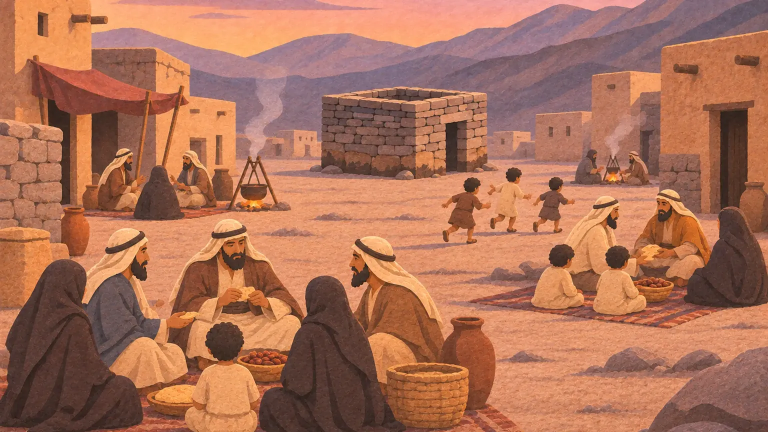
#> input picture content/gorseller/b01-d-huzur.webp, 1536 x 864 px, given in place of tr-ana.png, which was not available (shown at 1/2 size)
$ python app_store_gorselleri.py
#> lines starting #> are read from the running program, lines starting #| are printed output that depends on the picture
#> in main, ham is the input picture: PIL image 1536x864 RGB; mean R, G, B 171.9, 113.1, 88
### tools/magaza_gorselleri.py
"""Play Store görsellerini üretir: başlıklı ekran görüntüleri ve öne çıkan grafik.

Girdi: emülatörden alınmış ham ekran görüntüleri
(`magaza/ekran-goruntuleri/ham/`, 1080×2400 dikey ya da 2400×1080 yatay).
Çıktı:
  magaza/ekran-goruntuleri/tr|en/NN-ad.png   1080×1920 (dikey) ya da 1920×1080 (yatay)
  magaza/one-cikan-grafik.png, magaza/one-cikan-grafik-en.png   1024×500

Kullanım (depo kökünden):
  .venv\\Scripts\\python.exe -I tools/magaza_gorselleri.py
"""
import sys
from pathlib import Path

from PIL import Image, ImageDraw, ImageFilter, ImageFont

sys.path.insert(0, str(Path(__file__).resolve().parent))
import kart_kapagi  # noqa: E402

KOK = Path(__file__).resolve().parent.parent
HAM = KOK / "magaza" / "ekran-goruntuleri" / "ham"
CIKTI = KOK / "magaza" / "ekran-goruntuleri"
FONT = Path("C:/Windows/Fonts")

KAGIT = (230, 211, 168)
KAGIT_ACIK = (243, 232, 207)
KAGIT_KOYU = (213, 190, 142)
MUREKKEP = (59, 39, 22)
MUREKKEP_SOLUK = (110, 82, 54)
KINA = (156, 59, 34)
ALTIN = (194, 145, 63)
GECE = (22, 26, 42)


def yazi(boy: int, tur: str = "kalin") -> ImageFont.FreeTypeFont:
    dosya = {"kalin": "georgiab.ttf", "egik": "georgiai.ttf", "duz": "georgia.ttf"}[tur]
    return ImageFont.truetype(str(FONT / dosya), boy)


# (dosya adı, ham görüntü, başlık, alt satır)
SIRALAR = {
    "tr": [
        ("01-bolumler", "tr-ana", "Siyer, bölüm bölüm", "Peygamberlik öncesi dönem: 10 bölüm, 135 sahne"),
        ("02-sahne-fil", "tr-oynatici-fil", "Canlanan sahneler, anlatıcı sesi", "Fil Vakası"),
        ("03-sahne-hira", "tr-oynatici-hira-magara", "Hira'nın eşiğinde", "Yaklaşık 42 dakikalık anlatım, Türkçe ve İngilizce altyazı"),
        ("04-donem", "tr-donem", "Peygamberlik dönemi yolda", "Yeni bölümler hazırlanıyor"),
        ("05-kaynaklar", "tr-bolum-sonu", "Her bilginin kaynağı açık", "Bölüm sonunda eser ve sayfasıyla kaynak listesi"),
        ("06-harita", "tr-harita", "Mekke'den Şam'a harita", "Sahne yer değiştirince harita yolu gösterir"),
        ("07-zaman", "tr-zaman", "Olaylar yıl yıl", "Zaman çizelgesi, her olay kaynağıyla"),
        ("08-sahislar", "tr-sahis-abdulmuttalib", "50 şahıs, kaynaklarıyla", "İzledikçe açılan şahıslar sözlüğü"),
    ],
    "en": [
        ("01-episodes", "en-ana", "The Prophet's life, episode by episode", "Before prophethood: 10 episodes, 135 scenes"),
        ("02-scene-elephant", "en-oynatici-fil", "Animated scenes, narrated", "The Year of the Elephant · English subtitles"),
        ("03-scene-birds", "en-oynatici-kuslar", "Told as the sources tell it", "Every sentence is linked to a source"),
        ("04-scene-market", "en-oynatici-pazar", "Mecca before Islam", "About 42 minutes of narration"),
        ("05-prophethood", "en-donem", "The Prophethood is on its way", "New episodes are being prepared"),
        ("06-map", "en-harita", "A map from Mecca to Damascus", "The map shows the journey when the scene moves"),
        ("07-people", "en-sahis", "50 people, with sources", "A glossary that grows as you watch"),
    ],
}


# [175 lines left out: functions parsomen, ortala, yuvarlat, dikey, yatay, cerceveli_yatay and 2 more, not called in this run]


# [2 lines that do not run on import are left out]

### tools/app_store_gorselleri.py
"""App Store ekran görüntülerini üretir (6,3 inç iPhone).

Play görüntüleriyle aynı ham ekranlar ve başlıklar (`magaza_gorselleri.py`),
iPhone ölçüsünde:
  magaza/ekran-goruntuleri/app-store/tr|en/NN-ad.jpg
  1206×2622 (dikey) ya da 2622×1206 (yatay; App Store Connect'in istediği
  6,1"/6,3" ölçüsü, büyük ekranlara kendisi ölçekler); JPEG (alfa kanalı yok: App Store
  Connect alfa kanallı PNG'yi reddeder), 72 DPI, PNG'nin dörtte biri boyutunda.

Ham ekranlar Android emülatöründen: üstteki Android durum çubuğu (saat,
Wi-Fi, pil simgeleri) silinir; App Store başka platformun arayüzünü
gösteren görüntüleri reddedebilir.

Kullanım (depo kökünden):
  .venv\\Scripts\\python.exe -I tools/app_store_gorselleri.py
"""
import sys
from pathlib import Path

from PIL import Image, ImageDraw, ImageFilter

sys.path.insert(0, str(Path(__file__).resolve().parent))
from magaza_gorselleri import (  # noqa: E402
    ALTIN, CIKTI, HAM, KAGIT_ACIK, KINA, MUREKKEP, MUREKKEP_SOLUK, SIRALAR,
    ortala, parsomen, yazi, yuvarlat,
)

HEDEF = CIKTI / "app-store"
DIKEY, YATAY = (1206, 2622), (2622, 1206)  # çizim 1320×2868 tuvalde, sonra küçültülür
DURUM_CUBUGU = 120  # ham dikey ekranda Android durum çubuğunun yüksekliği (px)


# [33 lines left out: functions durum_cubugunu_sil, dikey, not called in this run]


def yatay(ham: Image.Image, baslik: str, alt: str) -> Image.Image:
    # Oynatıcının 16:9 sahnesi (20:9 ham ekranın ortası), üst çubuk (geri,
    # başlık, bayrak) olmadan; alt denetimler ve altyazı kalır. Genişliğe
    # oturtulur, fazlası üstten (gökyüzü) kırpılır; başlık oraya gelir.
#> called with baslik = 'Siyer, bölüm bölüm'
    G, Y = 2868, 1320
    ust = 130
    gen = round(ham.height * 16 / 9)
    sol = (ham.width - gen) // 2
    sahne = ham.crop((sol, ust, sol + gen, ham.height))
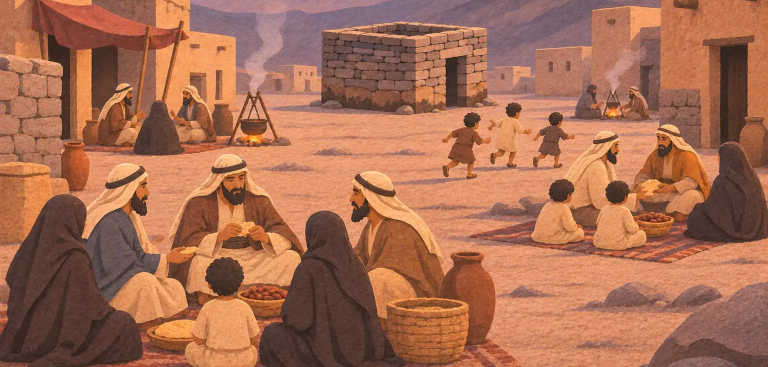
#> sahne: PIL image 1536x734 RGB (shown at 1/2 size); mean R, G, B 167.8, 109.2, 82.6
    sahne = sahne.resize((G, round(sahne.height * G / sahne.width)), Image.LANCZOS)
#> sahne: PIL image 2868x1371 RGB
    sahne = sahne.crop((0, sahne.height - Y, G, sahne.height)).convert("RGBA")
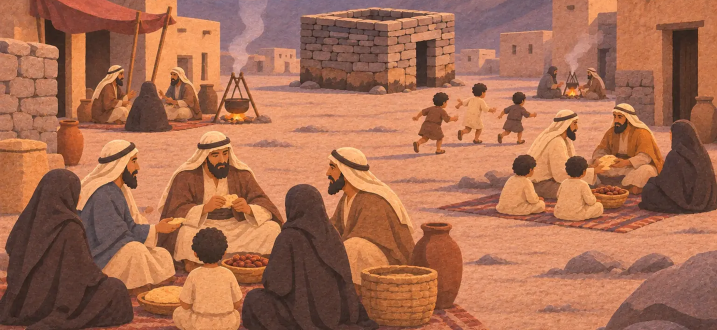
#> sahne: PIL image 2868x1320 RGBA (shown at 1/4 size); mean R, G, B, A 168, 109.1, 81.7, 255
    ort = Image.new("RGBA", sahne.size, (0, 0, 0, 0))
#> ort: PIL image 2868x1320 RGBA; every value is 0
    od = ImageDraw.Draw(ort)
    for i in range(420):
        od.line((0, i, G, i), fill=(20, 14, 10, int(215 * (1 - i / 420) ** 1.6)))
    sahne = Image.alpha_composite(sahne, ort)
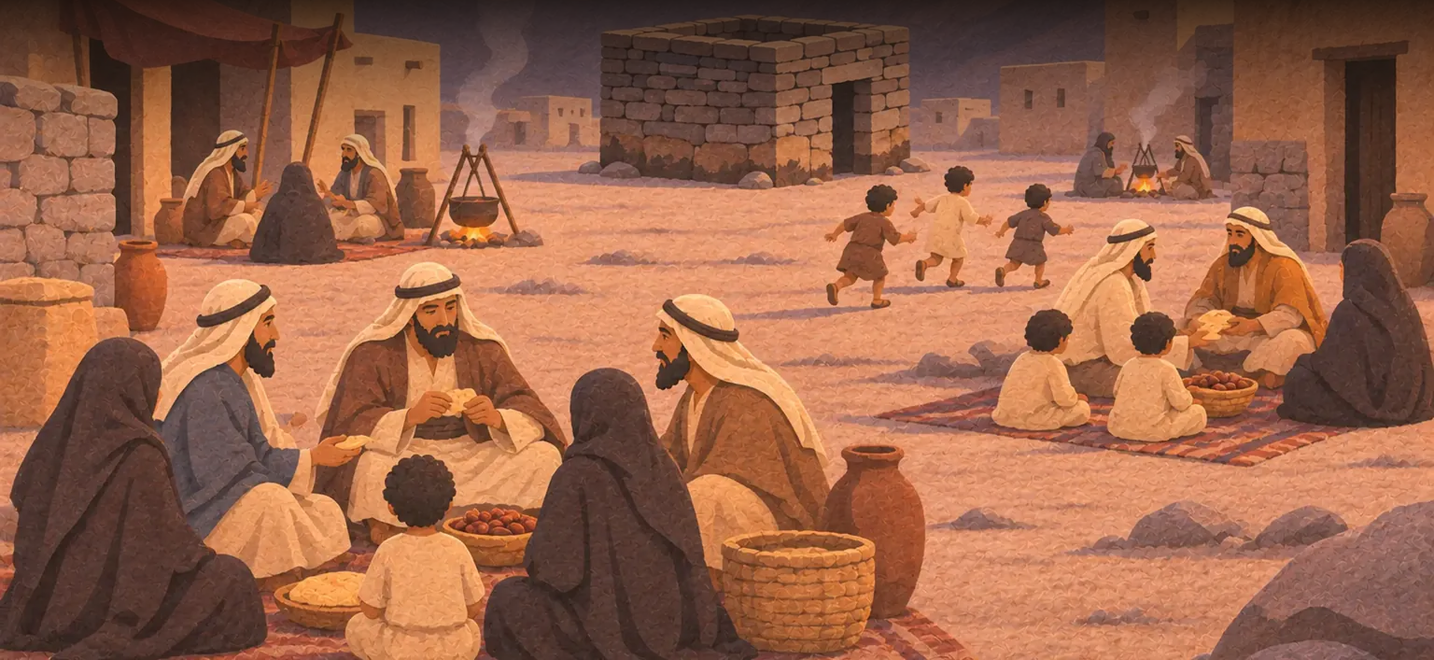
#> sahne: PIL image 2868x1320 RGBA (shown at 1/2 size); mean R, G, B, A 153.3, 99.4, 73.3, 255
    d = ImageDraw.Draw(sahne)
    f, fa = yazi(92), yazi(48, "egik")
    w = d.textlength(baslik, font=f)
#> w = 897
    d.text(((G - w) / 2, 80), baslik, font=f, fill=KAGIT_ACIK)
    d.line((G / 2 - 70, 218, G / 2 + 70, 218), fill=ALTIN, width=4)
    w = d.textlength(alt, font=fa)
#> w = 1217.7
    d.text(((G - w) / 2, 242), alt, font=fa, fill=(225, 205, 160))
    return sahne.convert("RGB")


# [20 lines left out: function cerceveli_yatay, not called in this run]


def main() -> int:
    for dil, liste in SIRALAR.items():
        klasor = HEDEF / dil
        klasor.mkdir(parents=True, exist_ok=True)
        for eski in [*klasor.glob("*.png"), *klasor.glob("*.jpg")]:
            eski.unlink()
        for ad, kaynak, baslik, alt in liste:
            ham = Image.open(HAM / f"{kaynak}.png").convert("RGB")
            if ham.height > ham.width:
                img = dikey(ham, baslik, alt)
            elif "bolum-sonu" in kaynak:
                img = cerceveli_yatay(ham, baslik, alt)
            else:
                img = yatay(ham, baslik, alt)
            img = img.resize(DIKEY if img.height > img.width else YATAY, Image.LANCZOS)
            assert img.mode == "RGB" and img.size in (DIKEY, YATAY), img.size
            img.save(klasor / f"{ad}.jpg", quality=93, optimize=True, dpi=(72, 72))
            print(f"app-store/{dil}/{ad}.jpg {img.size}")
#| app-store/tr/01-bolumler.jpg (2622, 1206)
    return 0


if __name__ == "__main__":
#> (the run stopped early here; a loop or call above may not have finished)

$ run again, on content/gorseller/b01-d-siginma.webp
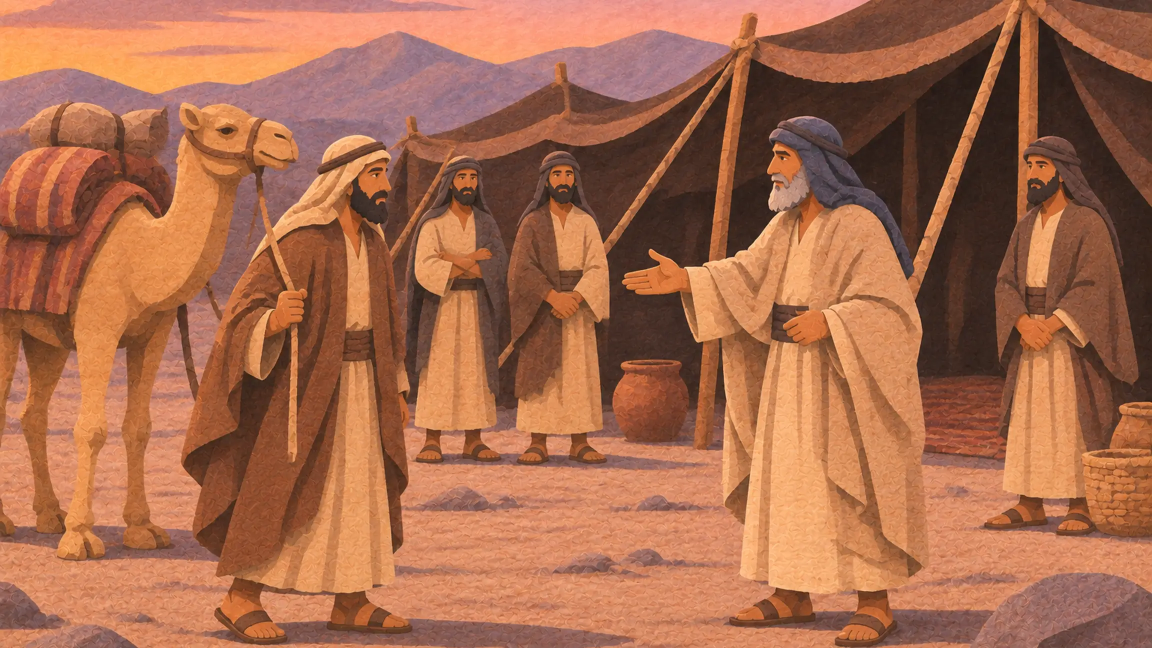
#> input picture content/gorseller/b01-d-siginma.webp, 2304 x 1296 px, given in place of tr-ana.png, which was not available (shown at 1/2 size)
#> in main, ham is the input picture: PIL image 2304x1296 RGB; mean R, G, B 167.1, 106.4, 77
#> in yatay, `sahne = ham.crop((sol, ust, sol + gen, ham.height))`:
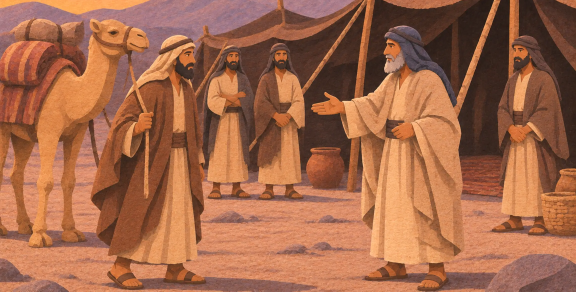
#> sahne: PIL image 2304x1166 RGB (shown at 1/4 size); mean R, G, B 163.3, 104, 74.2
#> ort: PIL image 2868x1320 RGBA; every value is 0
#> in yatay, `sahne = Image.alpha_composite(sahne, ort)`:
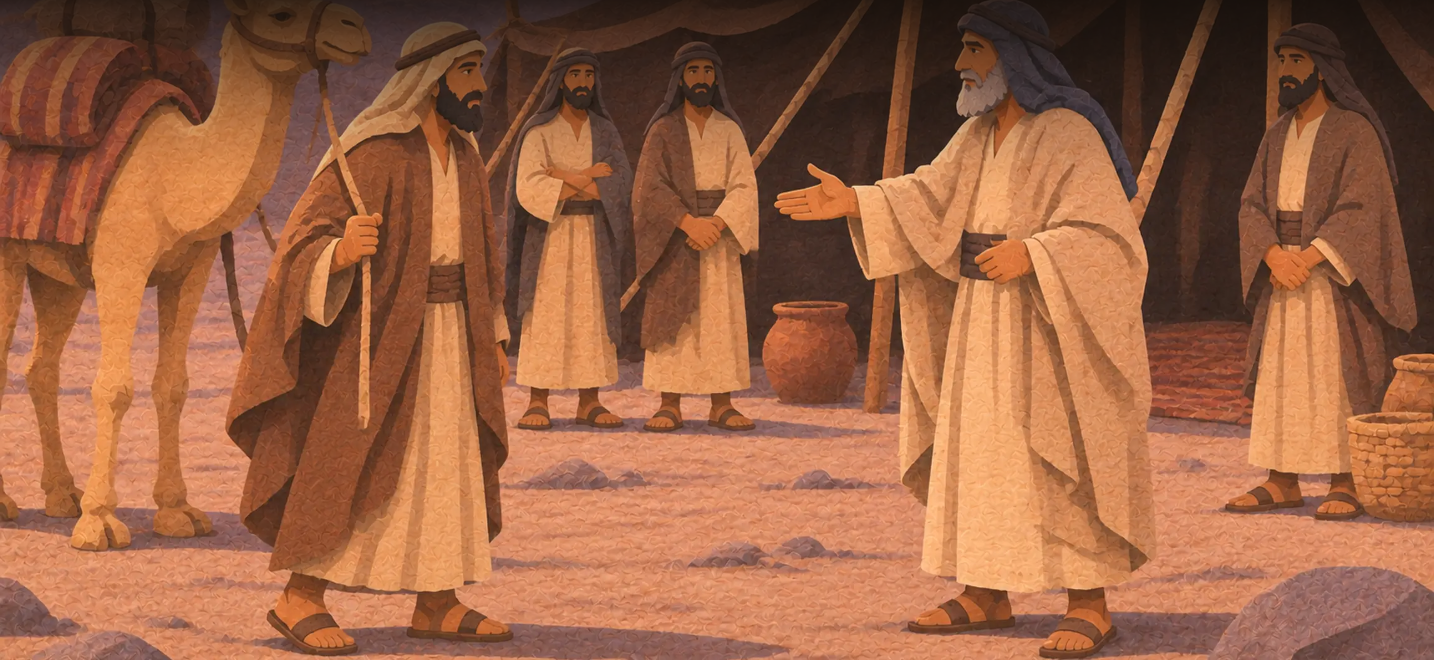
#> sahne: PIL image 2868x1320 RGBA (shown at 1/2 size); mean R, G, B, A 154.3, 97.8, 67.9, 255
#> in yatay, `w = d.textlength(baslik, font=f)`: w = 897
#> in yatay, `w = d.textlength(alt, font=fa)`: w = 1217.7
#| app-store/tr/01-bolumler.jpg (2622, 1206)

$ run again, on content/gorseller/b01-d-uzlasma.webp
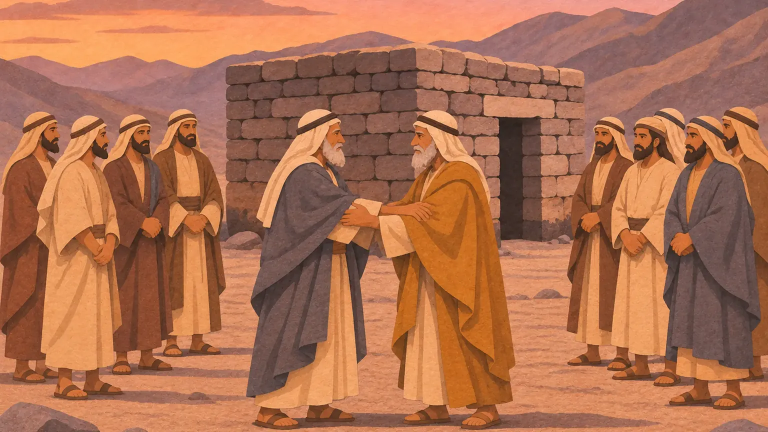
#> input picture content/gorseller/b01-d-uzlasma.webp, 1536 x 864 px, given in place of tr-ana.png, which was not available (shown at 1/2 size)
#> in main, ham is the input picture: PIL image 1536x864 RGB; mean R, G, B 173.1, 111.5, 80.1
#> in yatay, `sahne = sahne.crop((0, sahne.height - Y, G, sahne.height)).convert("RG..`:
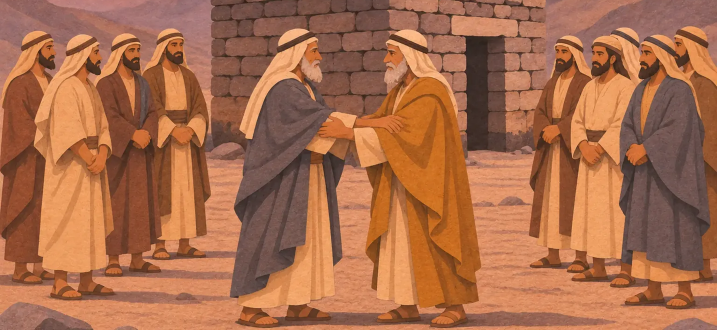
#> sahne: PIL image 2868x1320 RGBA (shown at 1/4 size); mean R, G, B, A 168, 107.7, 75.1, 255
#> ort: PIL image 2868x1320 RGBA; every value is 0
#> in yatay, `sahne = Image.alpha_composite(sahne, ort)`:
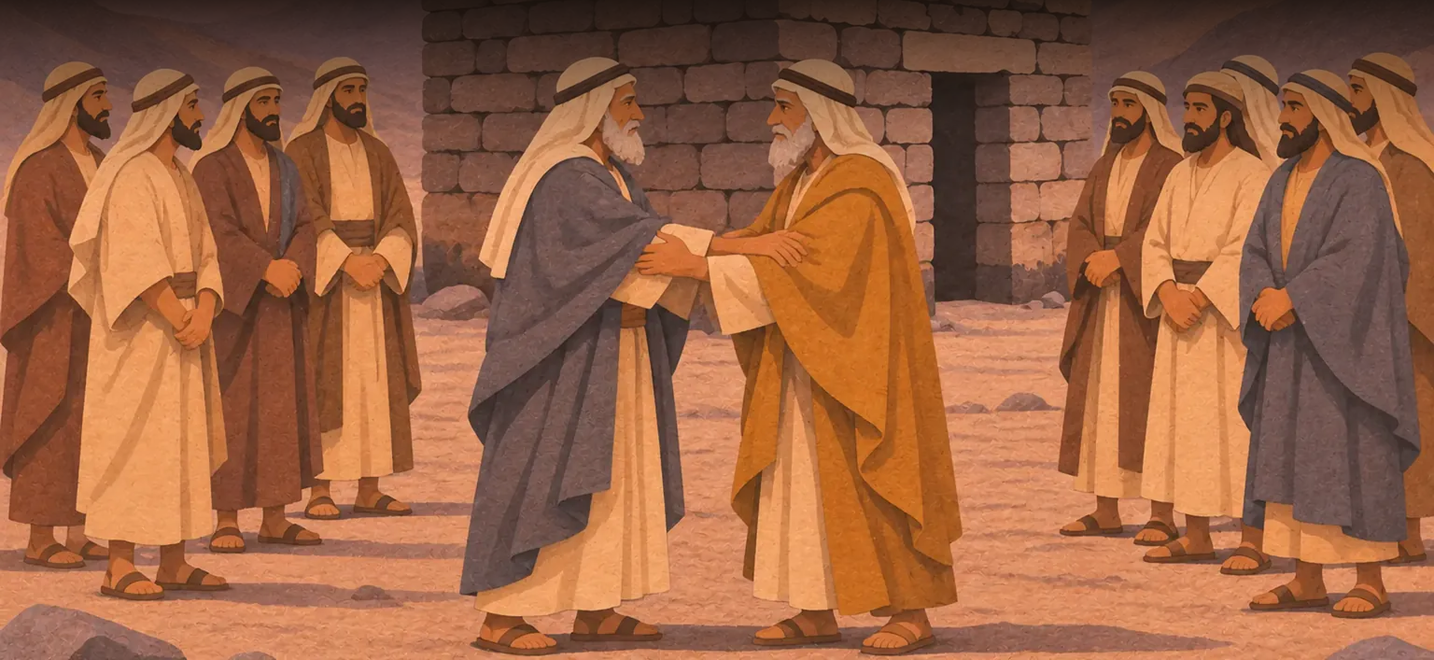
#> sahne: PIL image 2868x1320 RGBA (shown at 1/2 size); mean R, G, B, A 154, 98.3, 67.1, 255
#> in yatay, `w = d.textlength(baslik, font=f)`: w = 897
#> in yatay, `w = d.textlength(alt, font=fa)`: w = 1217.7
#| app-store/tr/01-bolumler.jpg (2622, 1206)
